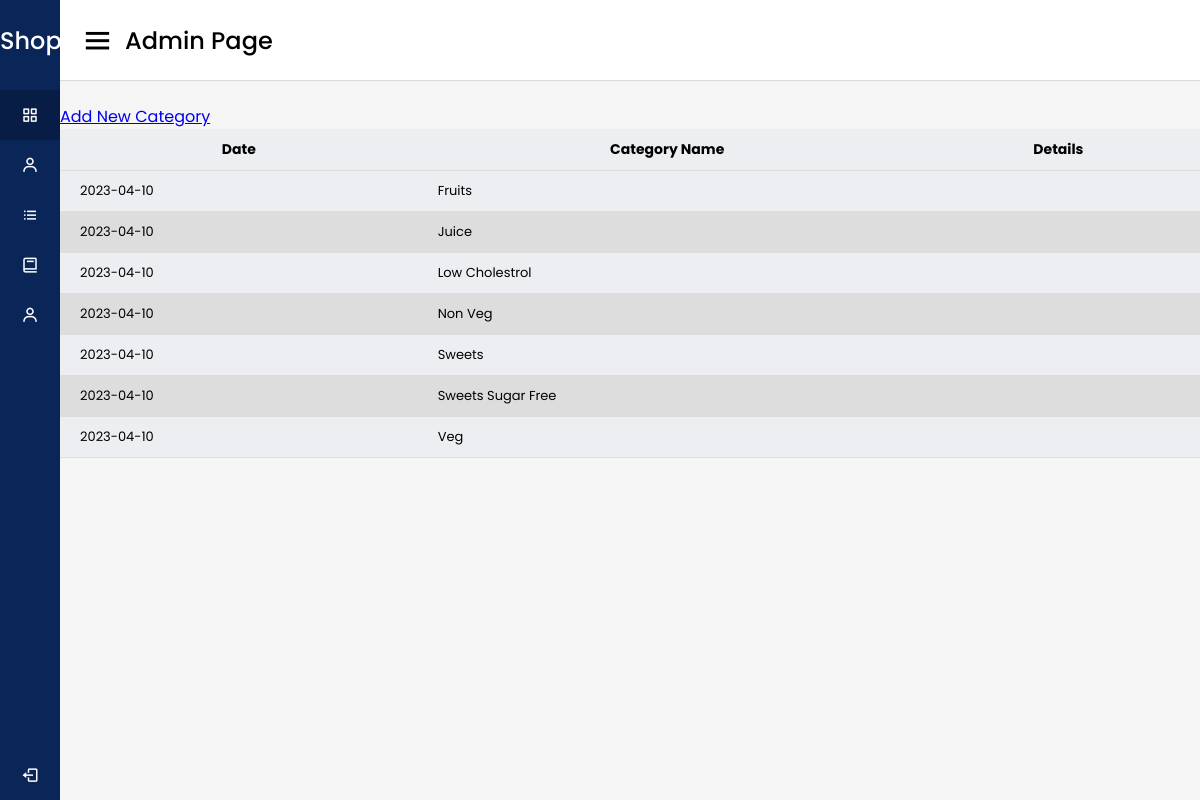
The app's page /category.php with its own data.
### tables this page shows
CREATE TABLE `category` (
  `category` varchar(50) NOT NULL,
  `details` text NOT NULL,
  `date` varchar(10) NOT NULL
);

### category.php (the view, shortened to what this page needs)
<?php
include "connection.php";
?>
<!DOCTYPE html>
<html lang="en" dir="ltr">
  <head>
    <link rel="stylesheet" href="css1/admin.css">
    <link href='https://unpkg.com/boxicons@2.0.7/css/boxicons.min.css' rel='stylesheet'>
   </head>
<body>
  <div class="sidebar">
    <div class="logo-details">
      <span class="logo_name">Shopping</span>
    </div>
      <ul class="nav-links">
        <li>
          <a href="admin.php" class="active">
            <i class='bx bx-grid-alt' ></i>
            <span class="links_name">Dashboard</span>
          </a>
        </li>
        <li>
          <a href="category.php">
            <i class='bx bx-user' ></i>
            <span class="links_name">Category</span>
          </a>
        </li>
        <li>
          <a href="product.php">
            <i class='bx bx-list-ul' ></i>
            <span class="links_name">Product</span>
          </a>
        </li>
        <li>
          <a href="orders.php">
            <i class='bx bx-book' ></i>
            <span class="links_name">Orders</span>
          </a>
        </li>
        <li>
          <a href="team.php">
            <i class='bx bx-user' ></i>
            <span class="links_name">New ADMIN</span>
          </a>
        </li>
        <li class="log_out">
          <a href="logout">
            <i class='bx bx-log-out'></i>
            <span class="links_name">Log out</span>
          </a>
        </li>
      </ul>
  </div>
   <section class="home-section">
    <nav>
      <div class="sidebar-button">
        <i class='bx bx-menu sidebarBtn'></i>
        <span class="dashboard">Admin Page</span>
      </div>
    </nav>
    <div class="home-content">
       <table>
        <a href="newcategory.php">Add New Category</a>
            <thead>
                <tr>
                    <th>Date</th>
                    <th>Category Name</th>
                    <th>Details</th>
                </tr>
            </thead>
             <?php
            $result1 = "SELECT  * from category ";
             $query1=mysqli_query($con,$result1);
            ?>
            <tbody>
              <?php
              while ($row = mysqli_fetch_array($query1)) {
            ?>
            <tr>
            <td><p style="font-size: 13px;"><?php print($row['date']); ?></p></td>
            <td><p style="font-size: 13px;"><?php print($row['category']); ?></p></td>
            <td><p style="font-size: 13px;"><?php print($row['details']); ?></p></td>
            </tr>
            <?php
            }
            ?>
</tbody>
        </table>
</div>
  </section>
</body>
</html>

### css1/admin.css (style rules this page uses)
* { margin: 0; padding: 0; box-sizing: border-box; font-family: 'Poppins', sans-serif; }
.sidebar { position: fixed; height: 100%; width: 240px; background: #0A2558; transition: all 0.5s ease; }
.sidebar .logo-details { height: 80px; display: flex; align-items: center; }
.sidebar .logo-details .logo_name { color: #fff; font-size: 24px; font-weight: 500; }
.sidebar .nav-links { margin-top: 10px; }
.sidebar .nav-links li { position: relative; list-style: none; height: 50px; }
.sidebar .nav-links li a { height: 100%; width: 100%; display: flex; align-items: center; text-decoration: none; transition: all 0.4s ease; }
.sidebar .nav-links li a.active { background: #081D45; }
.sidebar .nav-links li i { min-width: 60px; text-align: center; font-size: 18px; color: #fff; }
.sidebar .nav-links li a .links_name { color: #fff; font-size: 15px; font-weight: 400; white-space: nowrap; }
.sidebar .nav-links .log_out { position: absolute; bottom: 0; width: 100%; }
.home-section { position: relative; background: #f5f5f5; min-height: 100vh; width: calc(100% - 240px); left: 240px; transition: all 0.5s ease; }
.home-section nav { display: flex; justify-content: space-between; height: 80px; background: #fff; display: flex; align-items: center; position: fixed; width: calc(100% - 240px); left: 240px; z-index: 100; padding: 0 20px; box-shadow: 0 1px 1px rgba(0, 0, 0, 0.1); transition: all 0.5s ease; }
.home-section nav .sidebar-button { display: flex; align-items: center; font-size: 24px; font-weight: 500; }
nav .sidebar-button i { font-size: 35px; margin-right: 10px; }
.home-section .home-content { position: relative; padding-top: 104px; }
@media (max-width: 1240px) { .sidebar { width: 60px; } }
@media (max-width: 1240px) { .home-section { width: calc(100% - 60px); left: 60px; } }
@media (max-width: 1240px) { .home-section nav { width: calc(100% - 60px); left: 60px; } }

### category.php (style rules this page uses)
table { width: 100%; border-collapse: collapse; }
th, td { border-bottom: 1px solid #dddddd; padding: 10px 20px; font-size: 14px; }
tr:nth-child(even) { background-color: #dddddd; }
tr:nth-child(odd) { background-color: #edeef1; }

### records on screen
category: date "2023-04-10", category "Fruits"
category: date "2023-04-10", category "Juice"
category: date "2023-04-10", category "Low Cholestrol"
category: date "2023-04-10", category "Non Veg"
category: date "2023-04-10", category "Sweets"
category: date "2023-04-10", category "Sweets Sugar Free"
category: date "2023-04-10", category "Veg"
